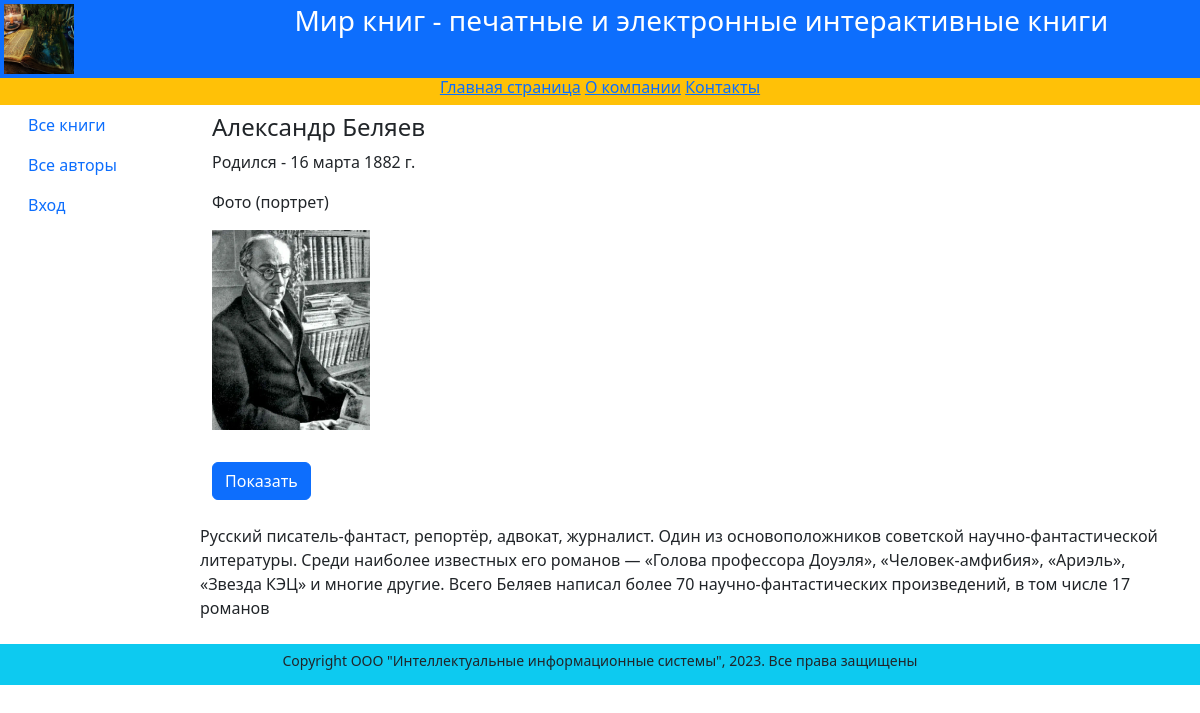
The app's page /authors/1/ with its own data.
### catalog/models.py (models this page shows, shortened)
class Author(models.Model):
    first_name = models.CharField(max_length=100,
        help_text="Введите имя автора",
        verbose_name="Имя автора")
    last_name = models.CharField(max_length=100,
        help_text="Введите фамилию автора",
        verbose_name="Фамилия автора")
    date_of_birth = models.DateField(
        help_text="Введите дату рождения",
        verbose_name="Дата рождения",
        null=True, blank=True)
    about = models.TextField(help_text="Введите сведения об авторе",
        verbose_name="Сведения об авторе")
    photo = models.ImageField(upload_to='images',
        help_text="Введите фото автора",
        verbose_name="Фото автора",
        null=True, blank=True)

### catalog/views.py (the view)
# urls.py: path('authors/<int:pk>/', views.AuthorDetailView.as_view(),
class AuthorDetailView(DetailView):
    model = Author

### templates/catalog/author_detail.html
{% extends "catalog/base.html" %}
{% block content %}
 <div class="container text-start">
 <div class="row my-2">
 <h4>{{ object.first_name }} {{author.last_name}}</h4>
 <p>Родился - {{author.date_of_birth}}</p>
 <p>Фото (портрет)</p>
 <p><img src="{{ author.photo.url }}"
 alt="connect" style="max-height:200px"></p>
 <div class="row my-2">
 <div class="col-2 my-2">
 <a href="{{ author.photo.url}}" class="btn btn-primary"
 target="_blank"> Показать</a>
 </div>
 </div>
 <div class="row my-2">
 {{author.about}}
 </div>
 </div>
 </div>
{% endblock %}

### records on screen
Author: first_name "Александр", last_name "Беляев", date_of_birth "16 марта 1882 г.", photo (picture), about "Русский писатель-фантаст, репортёр, адвокат, журналист. Один из основоположников советской научно-фантастической литературы. Среди наиболее известных его романов — «Голова профессора Доуэля», «Человек-амфибия», «Ариэль», «Звезда КЭЦ» и многие другие. Всего Беляев написал более 70 научно-фантастических произведений, в том числе 17 романов"
